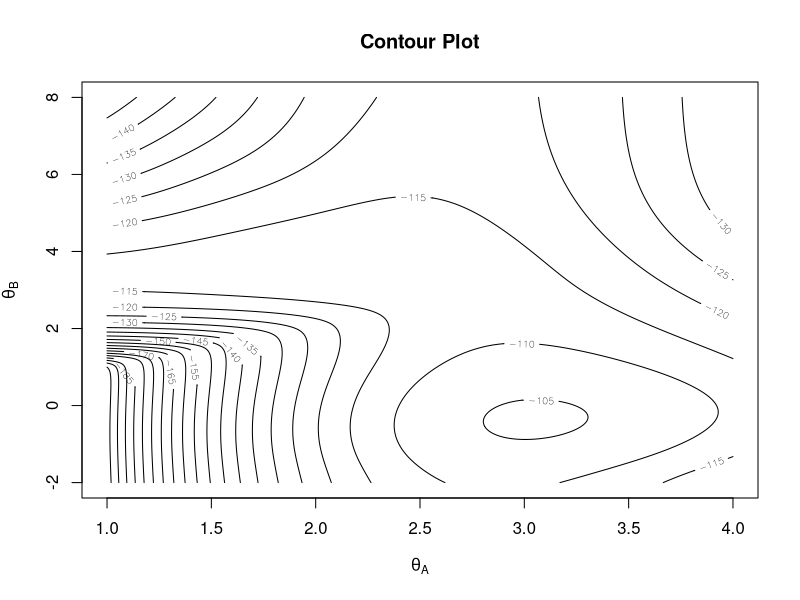

Write the R code that produced this figure.
## ---- chunk 1
# Lifetimes data 
data <- c(0.98, 0.29, 36.70, 10.39, 39.93)
data <- c(data, c(14.57, 1.67, 18.81, 4.87, 20.24))
data <- c(data, c(0.08, 7.08, 14.89, 18.64, 8.69))
data <- c(data, c(0.18, 32.21, 0.16, 1.46, 0.58))
data <- c(data, c(86.49, 18.51, 0.72, 2.69, 2.58))
data <- c(data, c(41.79, 50.38, 0.77, 24.60, 0.91))
## ---- chunk 2
log.exponential.mix <- function(theta) {
  lambda.A <- exp(theta[1])
  lambda.B <- exp(theta[2])  
  sum(log(0.8*dexp(data,1/lambda.A)+(1-0.8)*dexp(data,1/lambda.B))) 
}
## ---- chunk 3
# Create data
x <- seq(1, 4, 0.01)
y <- seq(-2, 8, 0.01)
z <- matrix(nrow = length(x), ncol = length(y))

for (i in 1:length(x)) {
  for (j in 1:length(y)) {
    z[i, j] <- log.exponential.mix(theta = c(x[i], y[j]))
  }
}

# Create the contour plot
contour(x, y, z, main = "Contour Plot", nlevels=15, xlab = expression(theta[A]), ylab = expression(theta[B]))
## ---- chunk 4
start1        <- c(3, 0)
optimization1 <- optim(par=start1, fn=log.exponential.mix, control=list(fnscale=-1), hessian = TRUE)
mode1         <- optimization1$par
## ---- chunk 5
print(paste0("Mode (", round(mode1[1],4), ",", round(mode1[2],4), ")"))
## ---- chunk 6
start2        <- c(2, 4)
optimization2 <- optim(par=start2, fn=log.exponential.mix, control=list(fnscale=-1), hessian = TRUE)
mode2         <- optimization2$par
## ---- chunk 7
print(paste0("Mode (", round(mode2[1],4), ",", round(mode2[2],4), ")"))
## ---- chunk 8
optimization <- optim(par=start1, fn=log.exponential.mix, control=list(fnscale=-1), method="SANN", hessian=TRUE)
mode         <- optimization$par
## ---- chunk 9
print(paste0("Mode (", round(mode[1],4), ",", round(mode[2],4), ")"))
## ---- chunk 10
optimization <- optim(par=start2, fn=log.exponential.mix, control=list(fnscale=-1), method="SANN", hessian=TRUE)
mode         <- optimization$par
## ---- chunk 11
print(paste0("Mode (", round(mode[1],4), ",", round(mode[2],4), ")"))
## ---- chunk 12
# Laplace approximation
mode <- mode1
V <- -solve(optimization1$hessian)
## ---- chunk 13
library(mvtnorm)
# target distribution
target <- function(x){
  return (exp(log.exponential.mix(x)))
}
# proposal distribution
proposal <- function(x) {
  proposed_value <- x + rmvnorm(n = 1, mean = mode, sigma = V)
  return(proposed_value)
}
# Metropolis-Hastings update
RWMH <- function(x, target, proposal, n){
  samples <- matrix(nrow=n, ncol=2)
  current_value <- x
  accepted <- 0
  for (i in 1:n){
    # sample from proposal
    proposed_value <- proposal(current_value)
    # calculate acceptance ratio
    acceptance_ratio <- target(proposed_value) / target(current_value)
    # accept or reject the proposal step
    # print(acceptance_ratio)
    if (runif(1) < acceptance_ratio){
      current_value <- proposed_value
      accepted <- accepted + 1
    }
    samples[i,] <- current_value[]
  }
  # update acceptance ratio
  acceptance_rate <- accepted / n
  # return
  result <- list(samples=samples, acceptance_rate=acceptance_rate)
  return(result)
}
## ---- chunk 14
# Set the parameters for the Random Walk Metropolis-Hastings algorithm
x <- c(3,0)  # Initial value of the Markov chain
n <- 10000  # Number of iterations
# Run the Random Walk Metropolis-Hastings algorithm
result <- RWMH(x, target, proposal, n)
# Get the sampled values and acceptance rate
samples <- result$samples
acceptance_rate <- result$acceptance_rate
# Print the acceptance rate
cat("Acceptance rate:", acceptance_rate, "\n")
## ---- chunk 15
# Clear workspace
# rm(list=ls())
